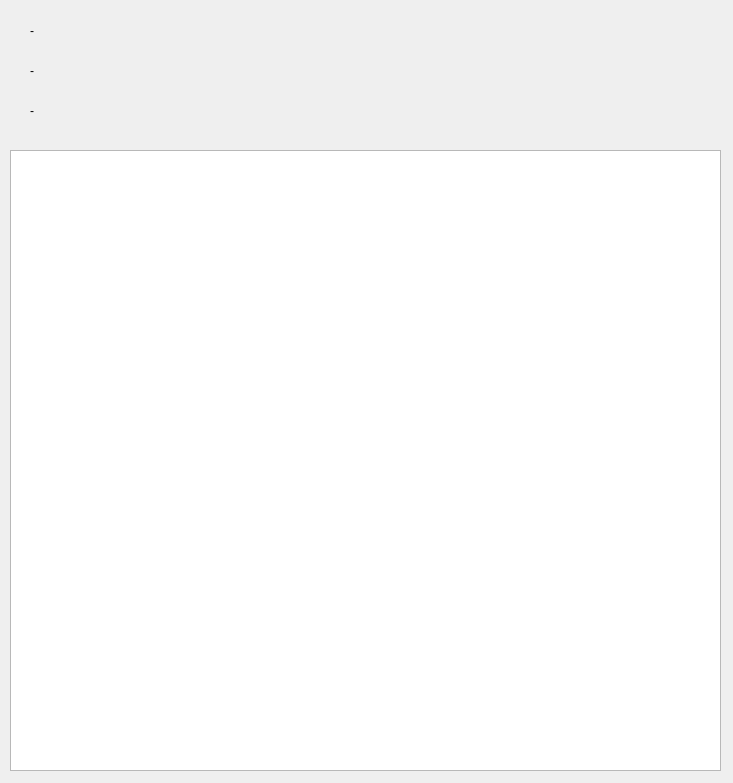
<?xml version="1.0" encoding="UTF-8"?>
<ui version="4.0">
 <class>MainWindow</class>
 <widget class="QMainWindow" name="MainWindow">
  <property name="geometry">
   <rect>
    <x>0</x>
    <y>0</y>
    <width>733</width>
    <height>783</height>
   </rect>
  </property>
  <property name="windowTitle">
   <string>MainWindow</string>
  </property>
  <widget class="QWidget" name="centralwidget">
   <widget class="QLabel" name="label">
    <property name="geometry">
     <rect>
      <x>30</x>
      <y>20</y>
      <width>681</width>
      <height>21</height>
     </rect>
    </property>
    <property name="text">
     <string>-</string>
    </property>
   </widget>
   <widget class="QLabel" name="label_2">
    <property name="geometry">
     <rect>
      <x>30</x>
      <y>60</y>
      <width>681</width>
      <height>21</height>
     </rect>
    </property>
    <property name="text">
     <string>-</string>
    </property>
   </widget>
   <widget class="QLabel" name="label_3">
    <property name="geometry">
     <rect>
      <x>30</x>
      <y>100</y>
      <width>681</width>
      <height>21</height>
     </rect>
    </property>
    <property name="text">
     <string>-</string>
    </property>
   </widget>
   <widget class="QTableView" name="tableView">
    <property name="geometry">
     <rect>
      <x>10</x>
      <y>150</y>
      <width>711</width>
      <height>621</height>
     </rect>
    </property>
   </widget>
  </widget>
 </widget>
 <resources/>
 <connections/>
</ui>
